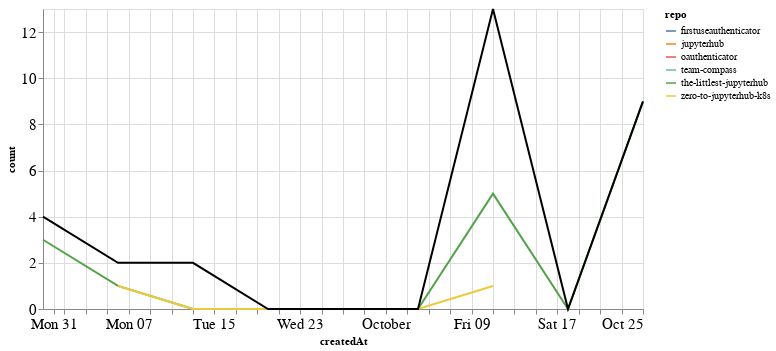

The code cell stored with this chart in its notebook:
### Markdown cell above
## Comments

### Code cell
comments_time = comments.groupby('repo').resample('W', on='createdAt').count()['author'].reset_index()
comments_time = comments_time.rename(columns={'author': 'count'})
comments_time_total = comments_time.groupby('createdAt').agg({"count": "sum"}).reset_index()
ch1 = alt.Chart(comments_time, width=600).mark_line().encode(
    x='createdAt',
    y='count',
    color='repo',
    tooltip="repo"
)

ch2 = alt.Chart(comments_time_total, width=600).mark_line(color="black").encode(
    x='createdAt',
    y='count',
)

ch1 + ch2

### Figure 1 — Vega-Lite specification as saved in the notebook (floating-point values rounded to 4 significant figures)
{"config": {"axisLeft": {"labelFontSize": 15}, "axisBottom": {"labelFontSize": 15}}, "layer": [{"data": {"name": "data-1ce3f327dc14f6d3f682342425cb8216"}, "mark": "line", "encoding": {"color": {"type": "nominal", "field": "repo"}, "tooltip": {"type": "nominal", "field": "repo"}, "x": {"type": "temporal", "field": "createdAt"}, "y": {"type": "quantitative", "field": "count"}}, "width": 600}, {"data": {"name": "data-712d68ef8d2d77f9888e48173711691e"}, "mark": {"type": "line", "color": "black"}, "encoding": {"x": {"type": "temporal", "field": "createdAt"}, "y": {"type": "quantitative", "field": "count"}}, "width": 600}], "$schema": "https://vega.github.io/schema/vega-lite/v4.8.1.json", "datasets": {"data-1ce3f327dc14f6d3f682342425cb8216": [{"repo": "firstuseauthenticator", "createdAt": "2020-10-11T00:00:00", "count": 3}, {"repo": "jupyterhub", "createdAt": "2020-10-11T00:00:00", "count": 4}, {"repo": "oauthenticator", "createdAt": "2020-09-13T00:00:00", "count": 2}, {"repo": "team-compass", "createdAt": "2020-08-30T00:00:00", "count": 1}, {"repo": "the-littlest-jupyterhub", "createdAt": "2020-08-30T00:00:00", "count": 3}, {"repo": "the-littlest-jupyterhub", "createdAt": "2020-09-06T00:00:00", "count": 1}, {"repo": "the-littlest-jupyterhub", "createdAt": "2020-09-13T00:00:00", "count": 0}, {"repo": "the-littlest-jupyterhub", "createdAt": "2020-09-20T00:00:00", "count": 0}, {"repo": "the-littlest-jupyterhub", "createdAt": "2020-09-27T00:00:00", "count": 0}, {"repo": "the-littlest-jupyterhub", "createdAt": "2020-10-04T00:00:00", "count": 0}, {"repo": "the-littlest-jupyterhub", "createdAt": "2020-10-11T00:00:00", "count": 5}, {"repo": "the-littlest-jupyterhub", "createdAt": "2020-10-18T00:00:00", "count": 0}, {"repo": "the-littlest-jupyterhub", "createdAt": "2020-10-25T00:00:00", "count": 9}, {"repo": "zero-to-jupyterhub-k8s", "createdAt": "2020-09-06T00:00:00", "count": 1}, {"repo": "zero-to-jupyterhub-k8s", "createdAt": "2020-09-13T00:00:00", "count": 0}, {"repo": "zero-to-jupyterhub-k8s", "createdAt": "2020-09-20T00:00:00", "count": 0}, {"repo": "zero-to-jupyterhub-k8s", "createdAt": "2020-09-27T00:00:00", "count": 0}, {"repo": "zero-to-jupyterhub-k8s", "createdAt": "2020-10-04T00:00:00", "count": 0}, {"repo": "zero-to-jupyterhub-k8s", "createdAt": "2020-10-11T00:00:00", "count": 1}], "data-712d68ef8d2d77f9888e48173711691e": [{"createdAt": "2020-08-30T00:00:00", "count": 4}, {"createdAt": "2020-09-06T00:00:00", "count": 2}, {"createdAt": "2020-09-13T00:00:00", "count": 2}, {"createdAt": "2020-09-20T00:00:00", "count": 0}, {"createdAt": "2020-09-27T00:00:00", "count": 0}, {"createdAt": "2020-10-04T00:00:00", "count": 0}, {"createdAt": "2020-10-11T00:00:00", "count": 13}, {"createdAt": "2020-10-18T00:00:00", "count": 0}, {"createdAt": "2020-10-25T00:00:00", "count": 9}]}}
